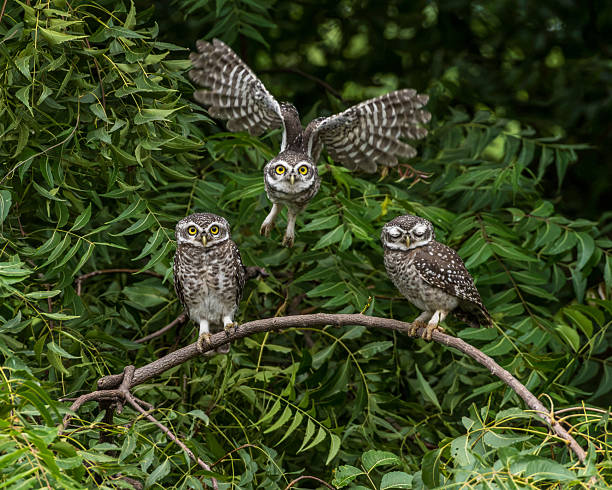
#> input picture owl-pic1.png, 612 x 490 px
$ python create_gif.py
#> lines starting #> are read from the running program, lines starting #| are printed output that depends on the picture
import imageio.v3 as iio

filenames = ['owl-pic1.png', 'owl-pic2.png', 'owl-pic3.png', 'owl-pic4.png', 'owl-pic5.png']
images = []

for filename in filenames:
  images.append(iio.imread(filename))

iio.imwrite('Owl.gif', images, duration = 700, loop = 0)
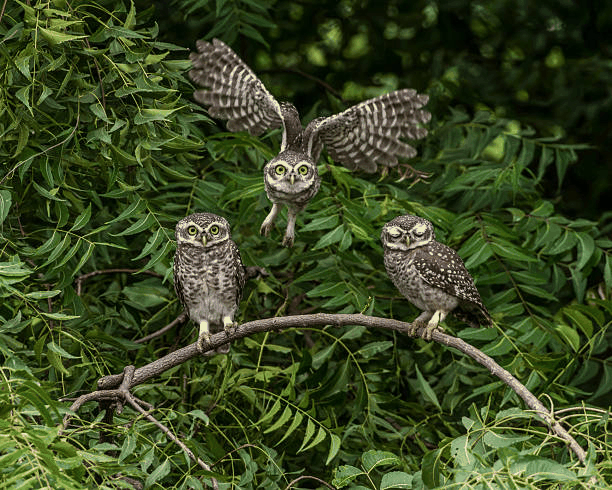
#> saved as Owl.gif: shape (490, 612, 3); mean R, G, B 57.6, 71, 34.3
